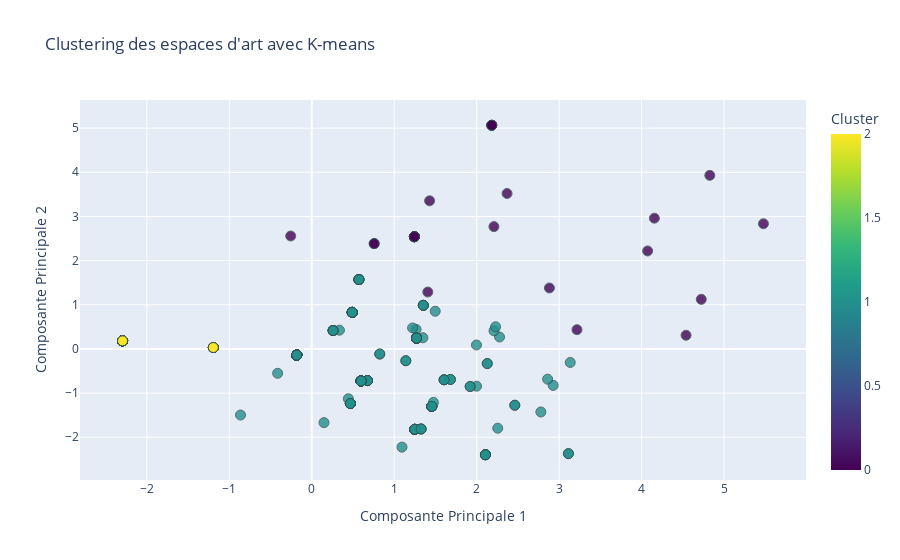

The cell this chart's notebook holds for it:
### Markdown cell above
### Clustering selon Activité

### Code cell
import plotly.express as px
from sklearn.cluster import KMeans
from sklearn.decomposition import PCA

# Supposons que `principal_components` et `df['nom']` sont déjà définis
n_clusters = 3
kmeans = KMeans(n_clusters=n_clusters, random_state=42)
clusters = kmeans.fit_predict(principal_components)

# Création du DataFrame pour Plotly
pca_df = pd.DataFrame(principal_components, columns=['PC1', 'PC2'])
pca_df['Cluster'] = clusters
pca_df['Nom'] = df['nom']  # Assurez-vous que 'nom' est le nom de votre colonne des noms des espaces

# Visualisation avec Plotly
fig = px.scatter(pca_df, x='PC1', y='PC2', color='Cluster',
                 hover_name='Nom',  # Utilisez hover_name pour afficher le nom lors du survol
                 color_continuous_scale=px.colors.sequential.Viridis,
                 title='Clustering des espaces d\'art avec K-means')

# Personnalisation des traces
fig.update_traces(marker=dict(size=10, opacity=0.8, line=dict(width=1, color='DarkSlateGrey')),
                  selector=dict(mode='markers'))

# Personnalisation des axes et du layout
fig.update_layout(legend_title_text='Cluster',
                  xaxis_title='Composante Principale 1',
                  yaxis_title='Composante Principale 2',
                  hovermode='closest')  # hovermode 'closest' affiche l'info pour le point le plus proche du curseur

fig.show()

### Figure 1 — Plotly figure (JSON) as saved in the notebook; plotly's stock layout.template omitted (floating-point values rounded to 4 significant figures; data arrays with more than 128 entries replaced by an {"elided": "..."} marker saying what was removed)
{"data": [{"hovertemplate": "<b>%{hovertext}</b><br><br>PC1=%{x}<br>PC2=%{y}<br>Cluster=%{marker.color}<extra></extra>", "hovertext": {"elided": "336 str values"}, "legendgroup": "", "marker": {"color": {"elided": "336 int values"}, "coloraxis": "coloraxis", "line": {"color": "DarkSlateGrey", "width": 1}, "opacity": 0.8, "size": 10, "symbol": "circle"}, "mode": "markers", "name": "", "orientation": "v", "showlegend": false, "type": "scatter", "x": {"elided": "336 float values"}, "xaxis": "x", "y": {"elided": "336 float values"}, "yaxis": "y"}], "layout": {"coloraxis": {"colorbar": {"title": {"text": "Cluster"}}, "colorscale": [[0, "#440154"], [0.1111, "#482878"], [0.2222, "#3e4989"], [0.3333, "#31688e"], [0.4444, "#26828e"], [0.5556, "#1f9e89"], [0.6667, "#35b779"], [0.7778, "#6ece58"], [0.8889, "#b5de2b"], [1, "#fde725"]]}, "hovermode": "closest", "legend": {"title": {"text": "Cluster"}, "tracegroupgap": 0}, "title": {"text": "Clustering des espaces d'art avec K-means"}, "xaxis": {"anchor": "y", "domain": [0, 1], "title": {"text": "Composante Principale 1"}}, "yaxis": {"anchor": "x", "domain": [0, 1], "title": {"text": "Composante Principale 2"}}}}
